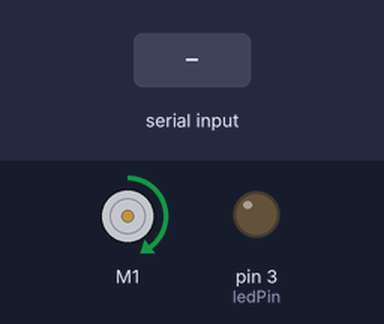
This sketch was run on a simulated Arduino Uno, built with avr-gcc and run on an emulated ATmega328P. Parts: DC motor (green arrow = forward, orange = backward, longer = faster), output pins drawn as LEDs (lit = HIGH). The test bench sets the inputs (shaded band). What the sketch prints to the serial monitor is not drawn.

Above: at 1.2 s.
1.3 s: "l,45\n" received over Serial
Timing chart, 0 to 4.3 s (numbered marks = the images above; inputs shaded):
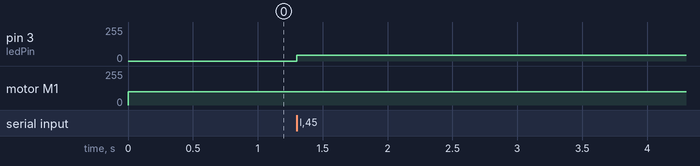

Measured:
- after the input at 1.3 s, pin 3 (ledPin): 0/255 → 45/255 at once

The sketch:

microscope_motor.ino
```cpp
/*
   This code is for running the stepper motors and GFP light board for the Braingeneers PiCroscope Project


 */

#define DEBUG
#include <Wire.h>
#include <Adafruit_MotorShield.h>
#include "utility/Adafruit_MS_PWMServoDriver.h"
#include "EEPROM.h"

// Create the motor shield object
Adafruit_MotorShield LightController = Adafruit_MotorShield(0x61);

Adafruit_DCMotor *light = LightController.getMotor(1);


byte index = 0;
int address = 0;
int ledPin = 3;


void setup() {
        Serial.begin(115200);     // set up Serial library at 9600 bps

        LightController.begin(1600000);
        pinMode(ledPin, OUTPUT);

        //for lights
        light->setSpeed(100);
        light->run(FORWARD);
        //light->run(RELEASE);
}
int val = -1;
char a = 'n';
char b = 'n';

void loop() {
        if (Serial.available() >= 2) {
                a = Serial.read();
                //for fast GFP light response act here to avoid processing delays
                b = Serial.read();
                val = Serial.parseInt();
                //    //flush
                //    while(Serial.available) Serial.read();
#ifdef DEBUG
                Serial.println(a);
                Serial.println(b);
                Serial.println(val, DEC);
#endif
        }

//light control board
        if (a == 'l') {
                if (val >= 0 && val <= 255) {
                        analogWrite(ledPin, val);
                        // light->setSpeed(val);
                        // light->run(FORWARD);
                }
                else{
                        // light->setSpeed(0);
                        // light->run(RELEASE);
                }
        }
//    if (val > 0 && val <= 255) {
//      digitalWrite(2, LOW);
//    }
//    else {
//      digitalWrite(2, HIGH);
//    }
//  }

}
```
